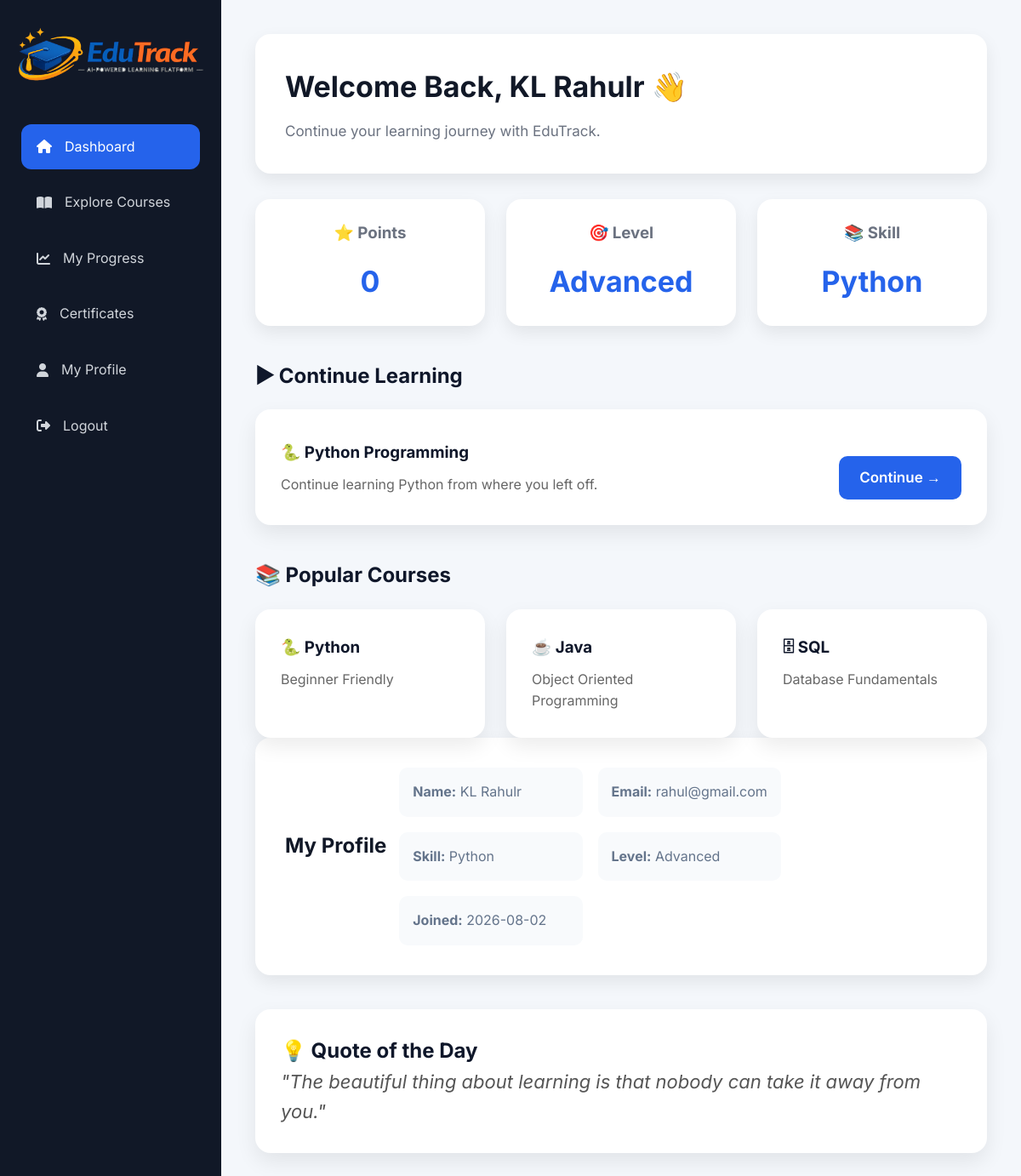
Before: /learner/dashboard (signed in) with the older database file.
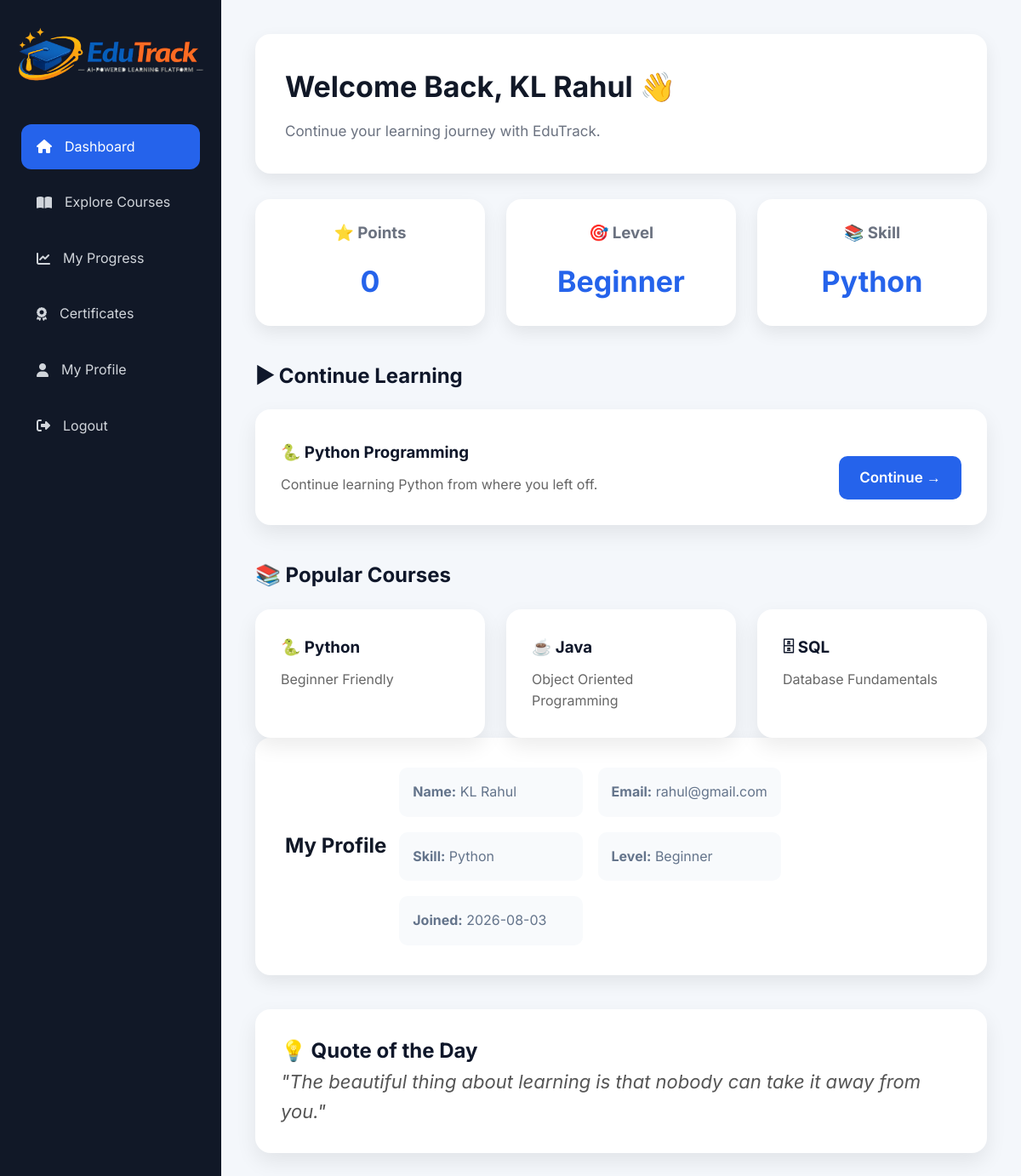
After: the same page with the newer database file.
### tables this page shows
CREATE TABLE learners(

        id INTEGER PRIMARY KEY AUTOINCREMENT,

        name TEXT NOT NULL,

        email TEXT UNIQUE NOT NULL,

        password TEXT NOT NULL,

        date_of_birth TEXT NOT NULL,

        skill TEXT NOT NULL,

        level TEXT NOT NULL,

        points INTEGER DEFAULT 0,

        joined_date TEXT NOT NULL

    );

### app.py (the view)
@app.route("/learner/dashboard")
def learner_dashboard():
    if "learner_id" not in session:
        return redirect(url_for("learner_login"))
    connection = sqlite3.connect("database/edutrack.db")
    connection.row_factory = sqlite3.Row
    cursor = connection.cursor()
    cursor.execute(
        "SELECT * FROM learners WHERE id = ?",
        (session["learner_id"],)
    )
    learner = cursor.fetchone()
    connection.close()
    return render_template(
        "learner_dashboard.html",
        learner=learner
    )

### templates/learner_dashboard.html (shortened to what the changed rows need)
<!DOCTYPE html>
<html lang="en">
<head>
    <link rel="stylesheet"
          href="{{ url_for('static', filename='css/style.css') }}">
    <link rel="stylesheet"
          href="https://cdnjs.cloudflare.com/ajax/libs/font-awesome/6.6.0/css/all.min.css">
</head>
<body>
<div class="dashboard-container">
    <main class="dashboard-content">
        <section class="welcome-card">
            <h1>
                Welcome Back,
                {{ learner['name'] }} 👋
            </h1>
            <p>
                Continue your learning journey with EduTrack.
            </p>
        </section>
        <section class="stats">
            <div class="stat-card">
                <h3>⭐ Points</h3>
                <h2>{{ learner['points'] }}</h2>
            </div>
            <div class="stat-card">
                <h3>🎯 Level</h3>
                <h2>{{ learner['level'] }}</h2>
            </div>
            <div class="stat-card">
                <h3>📚 Skill</h3>
                <h2>{{ learner['skill'] }}</h2>
            </div>
        </section>
        <section class="continue-learning">
            <h2>▶ Continue Learning</h2>
        </section>
        <section class="recent-courses">
            <h2>📚 Popular Courses</h2>
        </section>
        <section class="profile-card">
            <h2>My Profile</h2>
            <div class="profile-info">
                <p><strong>Name:</strong> {{ learner['name'] }}</p>
                <p><strong>Email:</strong> {{ learner['email'] }}</p>
                <p><strong>Skill:</strong> {{ learner['skill'] }}</p>
                <p><strong>Level:</strong> {{ learner['level'] }}</p>
                <p><strong>Joined:</strong> {{ learner['joined_date'] }}</p>
            </div>
        </section>
        <section class="quote-card">
            <h2>💡 Quote of the Day</h2>
        </section>
    </main>
</div>
</body>
</html>

Changed rows visible on the page:
changed learners "Python": name "KL Rahulr" → "KL Rahul"; level "Advanced" → "Beginner"; joined_date "2026-08-02" → "2026-08-03"
